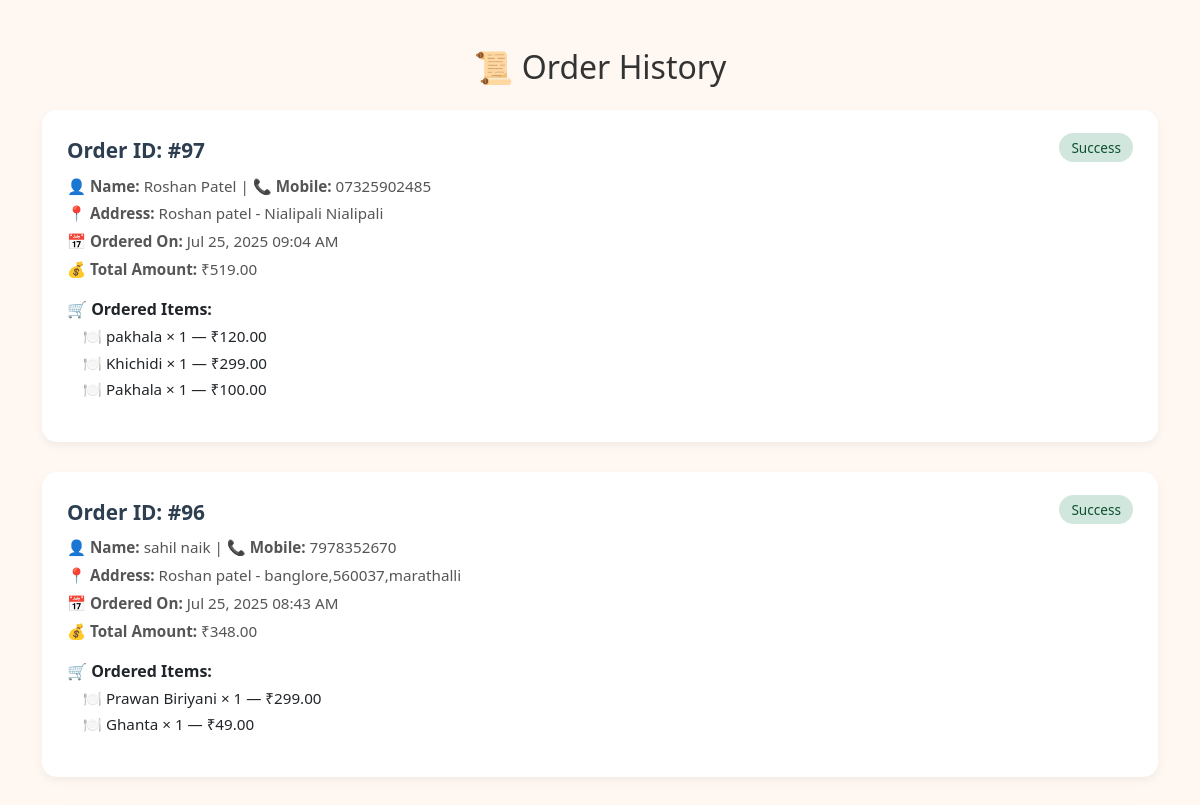
Before: /order-history/ (signed in, upper part) with the older database file.
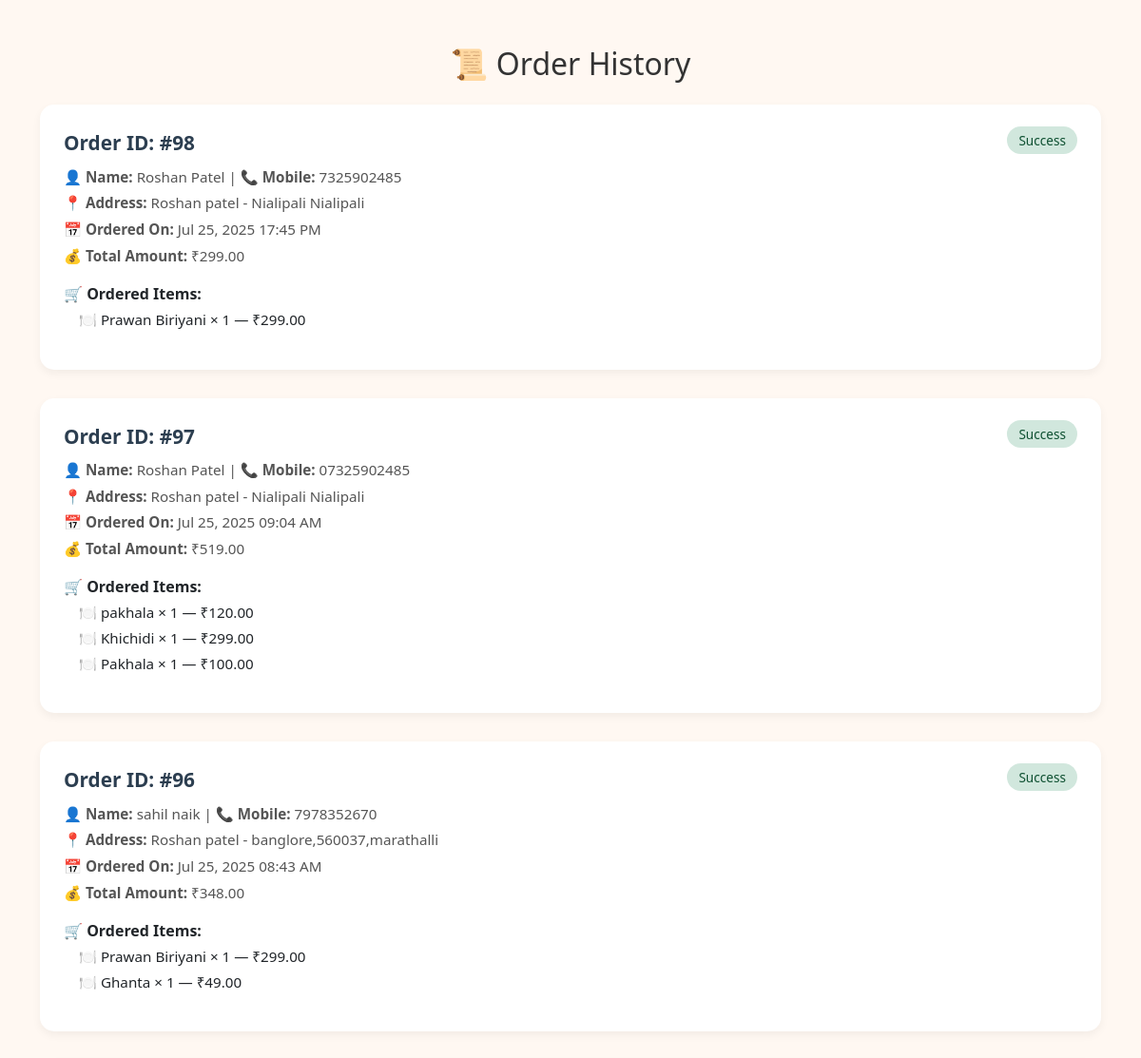
After: the same page with the newer database file.
### foodapp/models.py (models this page shows, shortened)
class Order(models.Model):
    STATUS_CHOICES = [
        ('Pending', 'Pending'),
        ('Processing', 'Processing'),
        ('Delivered', 'Delivered'),
        ('Cancelled', 'Cancelled'),
        ('Success', 'Success'),
    ]
    user = models.ForeignKey(User, on_delete=models.CASCADE)
    address = models.ForeignKey(Address, on_delete=models.SET_NULL, null=True)
    total_price = models.DecimalField(max_digits=10, decimal_places=2)
    name = models.CharField(max_length=100, default='')
    mobile = models.CharField(max_length=15, default='')
    status = models.CharField(max_length=20, choices=STATUS_CHOICES, default='Pending')
    created_at = models.DateTimeField(auto_now_add=True)
    @property
    def total_amount(self):
        return self.total_price

class Address(models.Model):
    user = models.ForeignKey(User, on_delete=models.CASCADE)
    address_line = models.TextField()
    phone = models.CharField(max_length=15)
    city = models.CharField(max_length=100, default='N/A')
    pincode = models.CharField(max_length=10, default='000000')
    created_at = models.DateTimeField(auto_now_add=True)
    def __str__(self):
        return f"{self.user.username} - {self.address_line}"

class OrderItem(models.Model):
    order = models.ForeignKey(Order, on_delete=models.CASCADE, related_name='items')
    food_item = models.ForeignKey(FoodItem, on_delete=models.CASCADE)
    quantity = models.PositiveIntegerField()
    price = models.DecimalField(max_digits=8, decimal_places=2)
    name = models.CharField(max_length=100)
    mobile = models.CharField(max_length=15)

class FoodItem(models.Model):
    name = models.CharField(max_length=100)
    description = models.TextField(blank=True)
    price = models.DecimalField(max_digits=8, decimal_places=2)
    image = models.ImageField(upload_to='food_images/', null=True, blank=True)
    category = models.ForeignKey(Category, on_delete=models.CASCADE)

### foodapp/views.py (the view)
# urls.py: path('order-history/', views.order_history, name='order_history'),
@login_required
def order_history(request):
    orders = Order.objects.filter(user=request.user).order_by('-created_at')
    return render(request, 'order_history.html', {'orders': orders})

### foodapp/templates/order_history.html (shortened to what this page needs)
{% load static %}
<!DOCTYPE html>
<html lang="en">
<head>
  <link href="https://cdn.jsdelivr.net/npm/bootstrap@5.3.3/dist/css/bootstrap.min.css" rel="stylesheet">
</head>
<body>
<div class="container py-5">
  <h2 class="mb-4 text-center">📜 Order History</h2>
  {% for order in orders %}
    <div class="order-card">
      <div class="d-flex justify-content-between mb-2">
        <div class="order-header">Order ID: #{{ order.id }}</div>
        <div>
          <span class="status-badge
            {% if order.status == 'Success' %}status-success
            {% elif order.status == 'Pending' %}status-pending
            {% else %}status-failed{% endif %}">
            {{ order.status }}
          </span>
        </div>
      </div>
      <p class="order-meta">👤 <strong>Name:</strong> {{ order.name }} | 📞 <strong>Mobile:</strong> {{ order.mobile }}</p>
      <p class="order-meta">📍 <strong>Address:</strong> {{ order.address }}</p>
      <p class="order-meta">📅 <strong>Ordered On:</strong> {{ order.created_at|date:"M d, Y H:i A" }}</p>
      <p class="order-meta">💰 <strong>Total Amount:</strong> ₹{{ order.total_amount }}</p>
      <p class="mt-3 mb-1 fw-semibold">🛒 Ordered Items:</p>
      <ul class="item-list list-unstyled ms-3">
        {% for item in order.items.all %}
          <li>🍽️ {{ item.food_item.name }} × {{ item.quantity }} — ₹{{ item.price }}</li>
        {% endfor %}
      </ul>
    </div>
  {% empty %}
    <div class="alert alert-info text-center">No order history available.</div>
  {% endfor %}
</div>
</body>
</html>

Changed rows visible on the page:
added Order: id "98", status "Success", name "Roshan Patel", mobile "7325902485", address "Roshan patel - Nialipali Nialipali", created_at "Jul 25, 2025 17:45 PM", total_amount "299.00"
added OrderItem: food_item.name "Prawan Biriyani", quantity "1", price "299.00", shown under "98"
